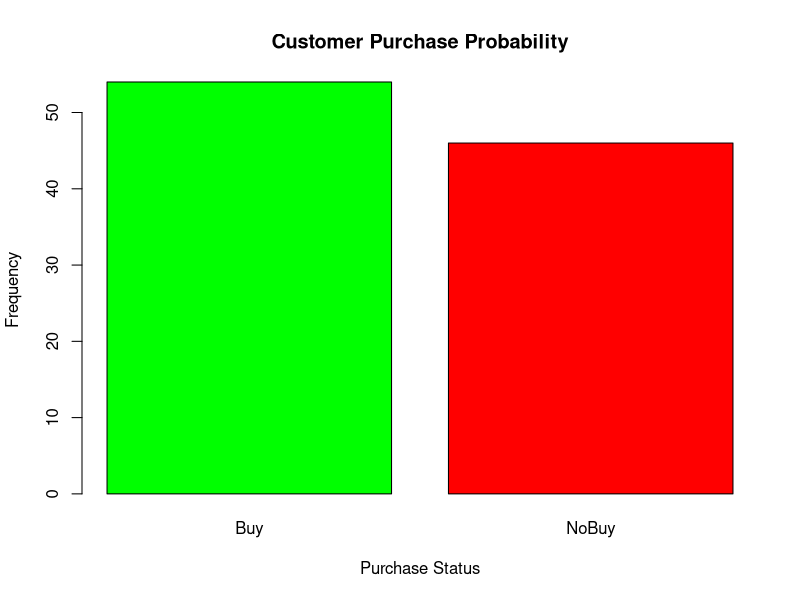

Write R code to recreate this figure.
# Problem: Calculate the probability of an event.
# Example: Out of 100 customers, 60 bought a product. Calculate P(Buy).

# Generate random data for 100 customers
set.seed(42)
customers <- sample(c("Buy", "NoBuy"), 100, replace = TRUE, prob = c(0.6, 0.4))

# Calculate probabilities
prob_buy <- sum(customers == "Buy") / length(customers)
prob_no_buy <- sum(customers == "NoBuy") / length(customers)

# Print probabilities
print(paste("P(Buy):", prob_buy))
print(paste("P(NoBuy):", prob_no_buy))

# Visualize the data
barplot(table(customers), col = c("green", "red"),
        main = "Customer Purchase Probability",
        xlab = "Purchase Status", ylab = "Frequency")
